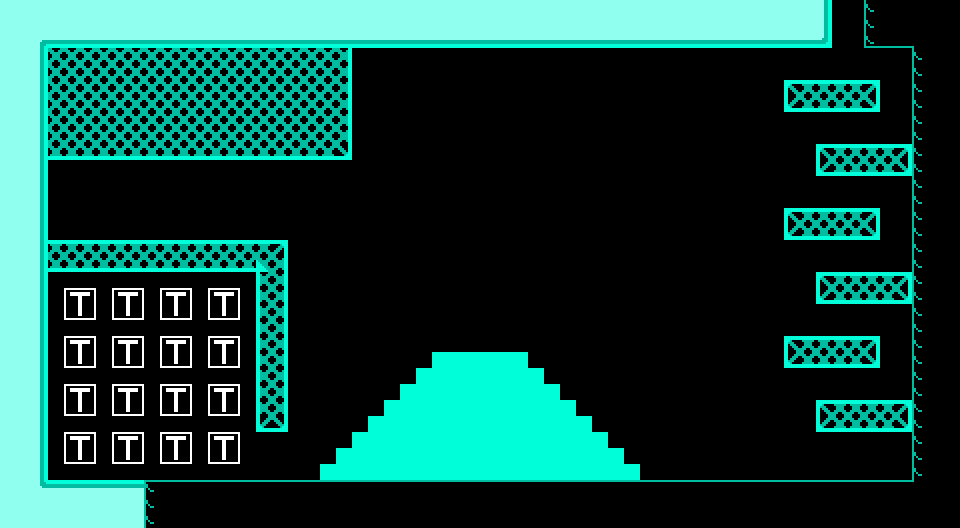

This game map was drawn from its Tiled (.tmx) file and the tilesets committed beside it. A one-line description and the trimmed map source follow:
An orthogonal 60x33 tile map with 16x16 px tiles, 6 tile layers (BackG, Solid, Spikes, ForeG, ...), 2 tilesets and 4 objects.

<map version="1.9" tiledversion="1.9.2" orientation="orthogonal" renderorder="right-down" width="60" height="33" tilewidth="16" tileheight="16" infinite="0" nextlayerid="12" nextobjectid="10">
 <tileset firstgid="1" source="24c Block Tileset (v0.1).tsx" />
 <tileset firstgid="5185" source="24c Interactives - MapBlocks.tsx" />
 <layer id="3" name="BackG" width="60" height="33">
  <data>[1980 cells, 0 non-empty, 0 distinct tile ids]</data>
 </layer>
 <layer id="1" name="Solid" width="60" height="33">
  <data>[1980 cells, 875 non-empty, 26 distinct tile ids]</data>
 </layer>
 <layer id="6" name="Spikes" width="60" height="33">
  <data>[1980 cells, 0 non-empty, 0 distinct tile ids]</data>
 </layer>
 <layer id="4" name="ForeG" width="60" height="33">
  <data>[1980 cells, 0 non-empty, 0 distinct tile ids]</data>
 </layer>
 <layer id="7" name="Properties/Misc" width="60" height="33">
  <properties>
   <property name="additionalTitle" value="Thanks for playing!" />
   <property name="bgCol" type="color" value="#ff03004f" />
   <property name="bgCol2" type="color" value="#ff00093d" />
   <property name="bgHorizontal" type="bool" value="false" />
   <property name="bgVertical" type="bool" value="false" />
   <property name="levelTitle" value="The End." />
   <property name="loopDown" type="bool" value="false" />
   <property name="loopLeft" type="bool" value="false" />
   <property name="loopRight" type="bool" value="false" />
   <property name="loopUp" type="bool" value="false" />
  </properties>
  <data>[1980 cells, 0 non-empty, 0 distinct tile ids]</data>
 </layer>
 <layer id="10" name="Interactables" width="60" height="33">
  <data>[1980 cells, 16 non-empty, 1 distinct tile ids]</data>
 </layer>
 <objectgroup id="11" name="Object Interactables">
  <object id="4" gid="5189" x="496" y="352" width="32" height="32">
   <properties>
    <property name="Script (.ccc)" value="myThanks.ccc" />
   </properties>
  </object>
  <object id="5" gid="5189" x="432" y="352" width="32" height="32">
   <properties>
    <property name="Script (.ccc)" value="log1.ccc" />
   </properties>
  </object>
  <object id="6" gid="5188" x="64" y="224" width="32" height="32">
   <properties>
    <property name="worldX" type="int" value="0" />
    <property name="worldY" type="int" value="5" />
    <property name="x16" type="int" value="7" />
    <property name="y16" type="int" value="9" />
   </properties>
  </object>
  <object id="9" gid="5190" x="832" y="32" width="32" height="32">
   <properties>
    <property name="Script_ (.ccc)" value="chillSong2.ccc" />
   </properties>
  </object>
 </objectgroup>
</map>
